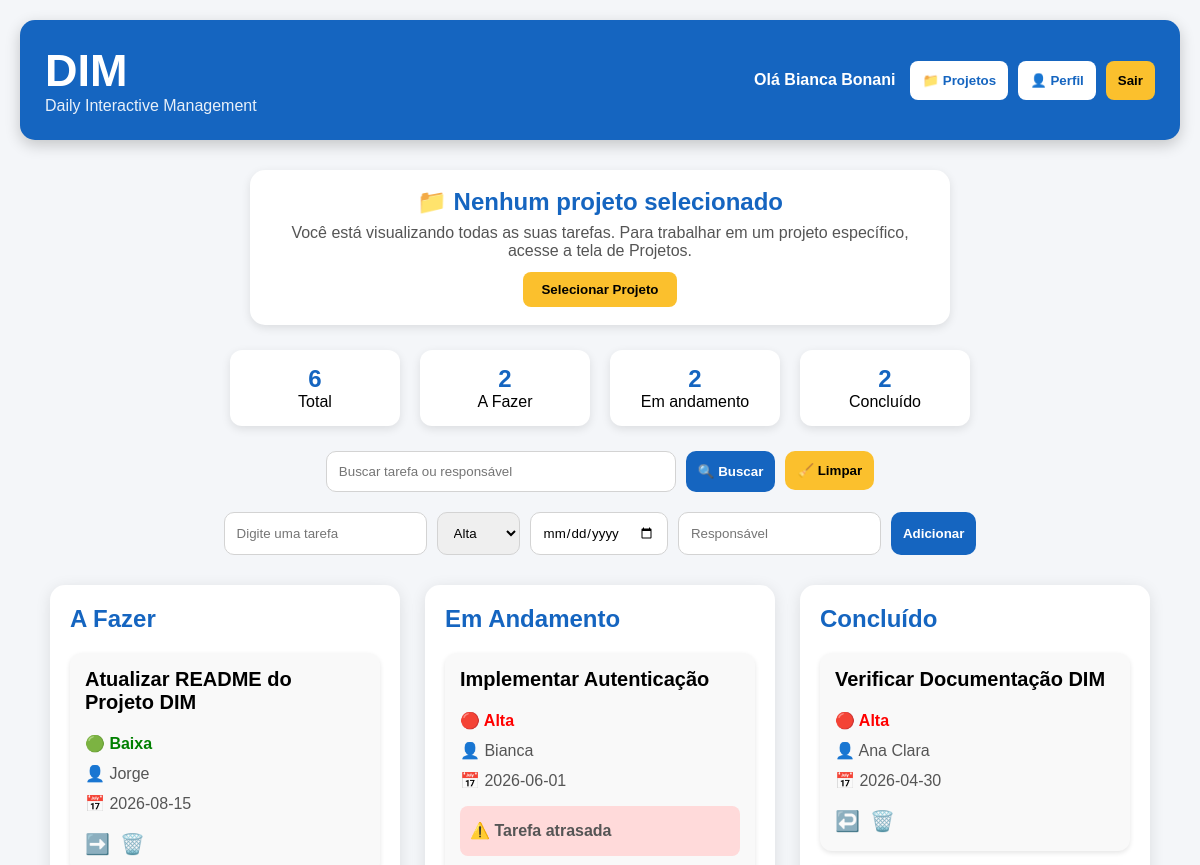
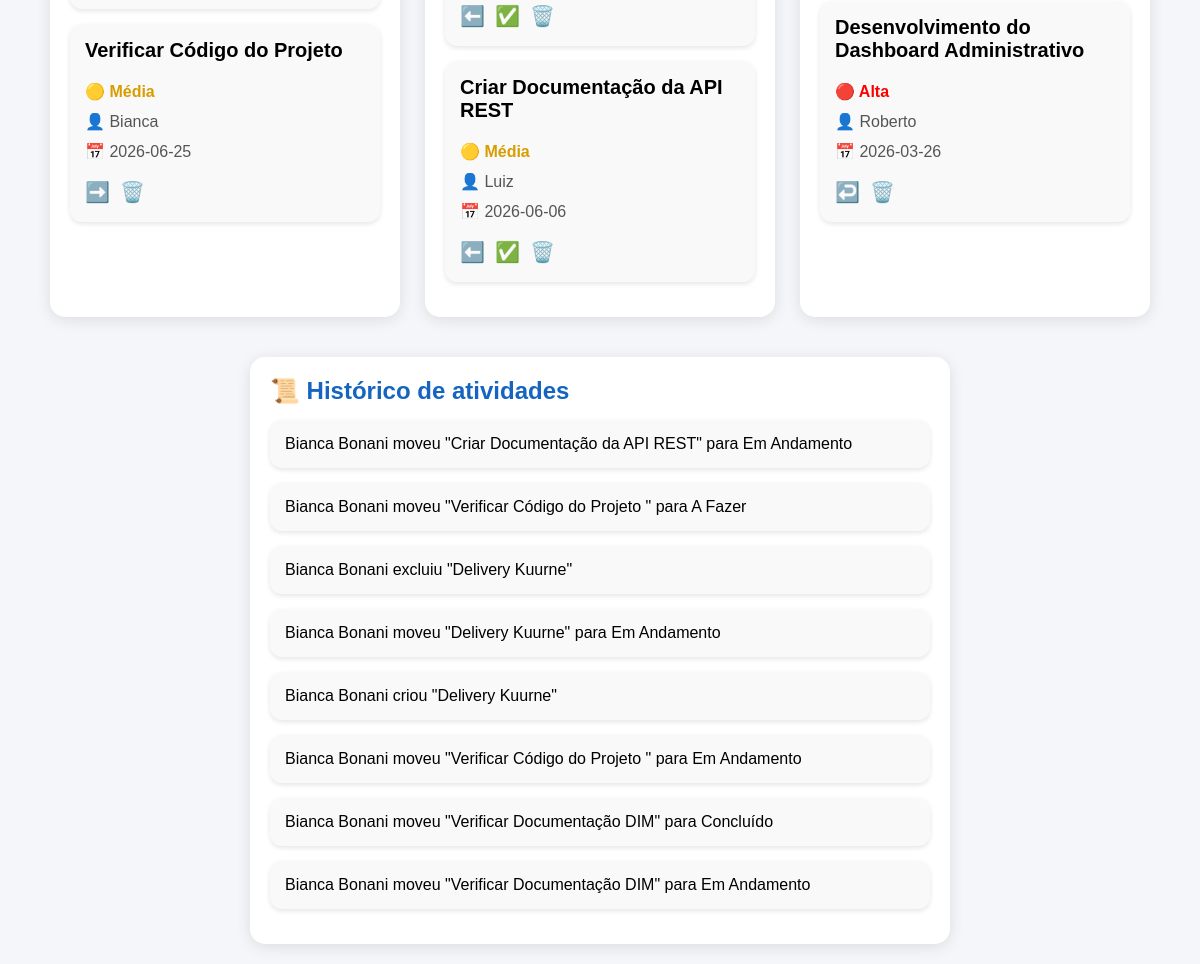
/dashboard (signed in), run on an earlier commit of the app's database (2 pictures, top to bottom).
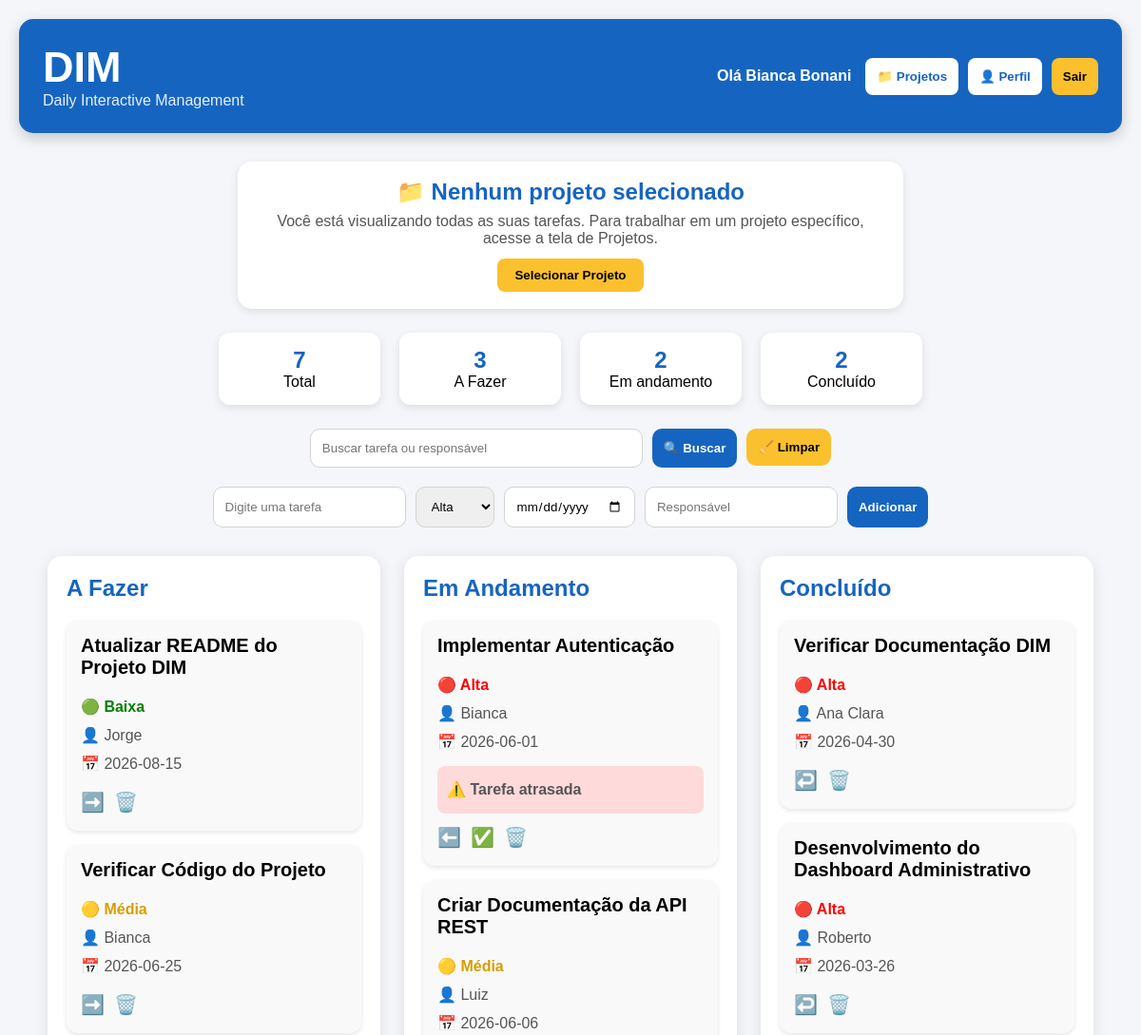
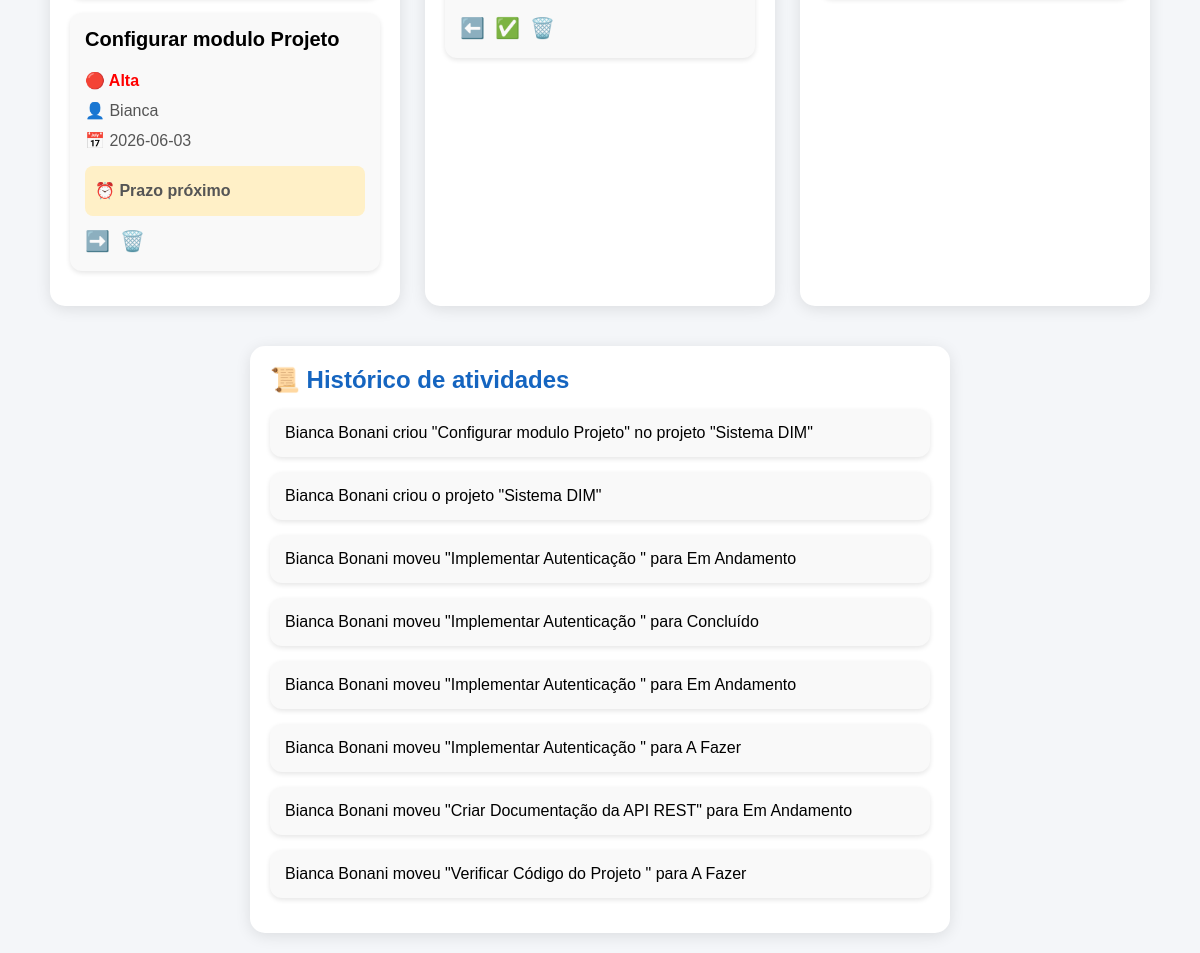
And on a later commit of the database (2 pictures, top to bottom).
### tables this page shows
CREATE TABLE tarefas(
                id INTEGER PRIMARY KEY AUTOINCREMENT,
                tarefa TEXT
            , status TEXT DEFAULT 'A Fazer', usuario_id INTEGER, prioridade TEXT DEFAULT 'Média', prazo TEXT, responsavel TEXT, projeto_id INTEGER);

CREATE TABLE historico(
        id INTEGER PRIMARY KEY AUTOINCREMENT,
        mensagem TEXT
    );

### app.py (the view, shortened to what this page needs)
@app.route("/dashboard", methods=["GET", "POST"])
def dashboard():
    if "usuario_id" not in session:
        return redirect("/login")
    conexao = get_db()
    cursor = conexao.cursor()
    cursor.execute("""
    CREATE TABLE IF NOT EXISTS historico(
        id INTEGER PRIMARY KEY AUTOINCREMENT,
        mensagem TEXT
    )
    """)
    cursor.execute("""
    CREATE TABLE IF NOT EXISTS projetos(
        id INTEGER PRIMARY KEY AUTOINCREMENT,
        nome TEXT NOT NULL,
        descricao TEXT,
        gerente_id INTEGER NOT NULL
    )
    """)
    projeto_id = session.get("projeto_id")
    projeto_nome = session.get("projeto_nome")
    busca = request.args.get("busca", "")
    if projeto_id:
        cursor.execute("""
        SELECT
            id,
            tarefa,
            status,
            usuario_id,
            prioridade,
            prazo,
            responsavel
        FROM tarefas
        WHERE usuario_id=?
        AND projeto_id=?
        """, (
            session["usuario_id"],
            projeto_id
        ))
    else:
        cursor.execute("""
        SELECT
            id,
            tarefa,
            status,
            usuario_id,
            prioridade,
            prazo,
            responsavel
        FROM tarefas
        WHERE usuario_id=?
        """, (
            session["usuario_id"],
        ))
    tarefas = cursor.fetchall()
    tarefas_novas = []
    hoje = date.today()
    for tarefa in tarefas:
        tarefa = list(tarefa)
        atrasada = False
        proximo = False
        if tarefa[5]:
            try:
                prazo = datetime.strptime(
                    tarefa[5],
                    "%Y-%m-%d"
                ).date()
                if prazo < hoje and tarefa[2] != "Concluído":
                    atrasada = True
                elif hoje <= prazo <= hoje + timedelta(days=2):
                    proximo = True
            except:
                pass
        tarefa.append(atrasada)
        tarefa.append(proximo)
        tarefas_novas.append(tarefa)
    tarefas = tarefas_novas
    total = len(tarefas)
    fazer = len([t for t in tarefas if t[2] == "A Fazer"])
    andamento = len([t for t in tarefas if t[2] == "Em Andamento"])
    concluido = len([t for t in tarefas if t[2] == "Concluído"])
    cursor.execute("""
    SELECT *
    FROM historico
    ORDER BY id DESC
    LIMIT 8
    """)
    historico = cursor.fetchall()
    conexao.close()
    return render_template(
        "dashboard.html",
        tarefas=tarefas,
        historico=historico,
        busca=busca,
        total=total,
        fazer=fazer,
        andamento=andamento,
        concluido=concluido,
        projeto_nome=projeto_nome
    )

### app.py (called while the page is built)
def get_db():
    conexao = sqlite3.connect("dim.db")
    return conexao

### templates/dashboard.html (shortened to what this page needs)
<!DOCTYPE html>
<html lang="pt-BR">
<head>
</head>
<body>
<div class="topo">
<div class="logo">
<h1>DIM</h1>
<p>Daily Interactive Management</p>
</div>
<div class="usuario-topo">
<span>Olá {{session["nome"]}}</span>
<div class="menu-botoes">
<a href="/projetos">
<button class="btn-projetos">
📁 Projetos
</button>
</a>
<a href="/perfil">
<button class="btn-perfil">
👤 Perfil
</button>
</a>
<a href="/logout">
<button class="btn-sair">
Sair
</button>
</a>
</div>
</div>
</div>
<div class="projeto-atual">
{% if projeto_nome %}
<h2>📁 Projeto atual: {{ projeto_nome }}</h2>
<p>
As tarefas exibidas abaixo pertencem ao projeto selecionado.
</p>
<a href="/limpar_projeto">
<button>
Ver todas as tarefas
</button>
</a>
{% else %}
<h2>📁 Nenhum projeto selecionado</h2>
<p>
Você está visualizando todas as suas tarefas. Para trabalhar em um projeto específico, acesse a tela de Projetos.
</p>
<a href="/projetos">
<button>
Selecionar Projeto
</button>
</a>
{% endif %}
</div>
<div class="estatisticas">
<div class="stat">
<h2>{{total}}</h2>
<p>Total</p>
</div>
<div class="stat">
<h2>{{fazer}}</h2>
<p>A Fazer</p>
</div>
<div class="stat">
<h2>{{andamento}}</h2>
<p>Em andamento</p>
</div>
<div class="stat">
<h2>{{concluido}}</h2>
<p>Concluído</p>
</div>
</div>
<form method="GET" class="busca">
<input
type="text"
name="busca"
value="{{busca}}"
placeholder="Buscar tarefa ou responsável">
<button type="submit">
🔍 Buscar
</button>
<a href="/dashboard">
<button type="button" class="limpar">
🧹 Limpar
</button>
</a>
</form>
<form method="POST" class="formulario">
<input
type="text"
name="tarefa"
placeholder="Digite uma tarefa">
<select name="prioridade">
<option>Alta</option>
</select>
<input
type="date"
name="prazo">
<input
type="text"
name="responsavel"
placeholder="Responsável">
<button>
Adicionar
</button>
</form>
<div class="kanban">
{% for coluna in ["A Fazer","Em Andamento","Concluído"] %}
<div class="coluna">
<h2>{{coluna}}</h2>
{% for tarefa in tarefas %}
{% if tarefa[2]==coluna %}
<div class="card">
<b>
{{tarefa[1]}}
</b>
<div class="info">
{% if tarefa[4]=="Alta" %}
<div class="prioridade-alta">
🔴 Alta
</div>
{% elif tarefa[4]=="Média" %}
<div class="prioridade-media">
🟡 Média
</div>
{% else %}
<div class="prioridade-baixa">
🟢 Baixa
</div>
{% endif %}
👤 {{tarefa[6]}}
<br>
📅 {{tarefa[5]}}
{% if tarefa[8] %}
<div class="proximo">
⏰ Prazo próximo
</div>
{% endif %}
{% if tarefa[7] %}
<div class="atrasada">
⚠️ Tarefa atrasada
</div>
{% endif %}
<div class="acoes">
{% if coluna=="A Fazer" %}
<a href="/mudar/{{tarefa[0]}}/Em Andamento" title="Mover para Em Andamento">
➡️
</a>
{% elif coluna=="Em Andamento" %}
<a href="/mudar/{{tarefa[0]}}/A Fazer" title="Voltar para A Fazer">
⬅️
</a>
<a href="/mudar/{{tarefa[0]}}/Concluído" title="Mover para Concluído">
✅
</a>
{% elif coluna=="Concluído" %}
<a href="/mudar/{{tarefa[0]}}/Em Andamento" title="Voltar para Em Andamento">
↩️
</a>
{% endif %}
<a href="/excluir/{{tarefa[0]}}" title="Excluir tarefa">
🗑️
</a>
</div>
</div>
</div>
{% endif %}
{% endfor %}
</div>
{% endfor %}
</div>
<div class="historico">
<h2>
📜 Histórico de atividades
</h2>
{% for item in historico %}
<div class="card">
{{item[1]}}
</div>
{% endfor %}
</div>
</body>
</html>

### templates/dashboard.html (style rules this page uses)
* { margin:0; padding:0; box-sizing:border-box; font-family:Arial; }
body { background:#f4f6f9; padding:20px; }
.topo { background:#1565C0; color:white; padding:25px; border-radius:15px; display:flex; justify-content:space-between; align-items:center; margin-bottom:30px; box-shadow:0px 5px 15px rgba(0,0,0,0.2); }
.logo h1 { font-size:45px; }
.logo p { font-size:16px; opacity:0.9; }
.usuario-topo { display:flex; align-items:center; gap:15px; }
.usuario-topo span { font-size:16px; font-weight:bold; }
.menu-botoes { display:flex; gap:10px; }
.menu-botoes a { text-decoration:none; }
.btn-projetos { background:white; color:#1565C0; border:none; padding:12px; border-radius:8px; font-weight:bold; cursor:pointer; }
.btn-perfil { background:white; color:#1565C0; border:none; padding:12px; border-radius:8px; font-weight:bold; cursor:pointer; }
.btn-sair { background:#FBC02D; color:black; border:none; padding:12px; border-radius:8px; font-weight:bold; cursor:pointer; }
.projeto-atual { background:white; width:700px; margin:0 auto 25px auto; padding:18px; border-radius:15px; box-shadow:0px 3px 10px rgba(0,0,0,0.1); text-align:center; }
.projeto-atual h2 { color:#1565C0; margin-bottom:8px; }
.projeto-atual p { color:#555; }
.projeto-atual a { text-decoration:none; }
.projeto-atual button { margin-top:12px; background:#FBC02D; color:black; border:none; padding:10px 18px; border-radius:8px; font-weight:bold; cursor:pointer; }
.estatisticas { display:flex; justify-content:center; gap:20px; margin-bottom:25px; }
.stat { background:white; padding:15px; width:170px; text-align:center; border-radius:12px; box-shadow:0px 3px 10px rgba(0,0,0,0.1); }
.stat h2 { color:#1565C0; }
.busca { display:flex; justify-content:center; gap:10px; margin-bottom:20px; }
.busca input { padding:12px; width:350px; border-radius:10px; border:1px solid lightgray; }
.busca button { background:#1565C0; color:white; border:none; padding:12px; border-radius:10px; font-weight:bold; cursor:pointer; }
.busca .limpar { background:#FBC02D; color:black; }
.formulario { display:flex; justify-content:center; gap:10px; margin-bottom:30px; }
.formulario input, .formulario select { padding:12px; border-radius:10px; border:1px solid lightgray; }
.formulario button { background:#1565C0; color:white; border:none; padding:12px; border-radius:10px; font-weight:bold; cursor:pointer; }
.kanban { display:flex; gap:25px; justify-content:center; }
.coluna { background:white; width:350px; padding:20px; border-radius:15px; box-shadow:0px 3px 15px rgba(0,0,0,0.1); }
.coluna h2 { margin-bottom:20px; color:#1565C0; }
.card { background:#f9f9f9; padding:15px; border-radius:12px; margin-bottom:15px; box-shadow:0px 2px 5px rgba(0,0,0,0.1); }
.card b { font-size:20px; }
.info { margin-top:15px; color:#555; line-height:30px; }
.prioridade-alta { color:red; font-weight:bold; }
.prioridade-media { color:#d79d00; font-weight:bold; }
.prioridade-baixa { color:green; font-weight:bold; }
.atrasada { background:#ffdada; padding:10px; margin-top:10px; border-radius:8px; font-weight:bold; }
.proximo { background:#fff0c7; padding:10px; margin-top:10px; border-radius:8px; font-weight:bold; }
.acoes { display:flex; gap:10px; margin-top:10px; }
.acoes a { text-decoration:none; font-size:20px; }
.historico { width:700px; margin:auto; margin-top:40px; background:white; padding:20px; border-radius:15px; box-shadow:0px 3px 15px rgba(0,0,0,0.1); }
.historico h2 { color:#1565C0; margin-bottom:15px; }

What changed in the data, as far as the page shows it:
no longer on this page (row unchanged): historico: mensagem "Bianca Bonani excluiu \"Delivery Kuurne\""
no longer on this page (row unchanged): historico: mensagem "Bianca Bonani moveu \"Delivery Kuurne\" para Em Andamento"
no longer on this page (row unchanged): historico: mensagem "Bianca Bonani criou \"Delivery Kuurne\""
no longer on this page (row unchanged): historico: mensagem "Bianca Bonani moveu \"Verificar Código do Projeto \" para Em Andamento"
no longer on this page (row unchanged): historico: mensagem "Bianca Bonani moveu \"Verificar Documentação DIM\" para Concluído"
no longer on this page (row unchanged): historico: mensagem "Bianca Bonani moveu \"Verificar Documentação DIM\" para Em Andamento"
added tarefas: tarefa "Configurar modulo Projeto", prioridade "🔴 Alta", responsavel "Bianca", prazo "2026-06-03", shows "⏰ Prazo próximo", shown under "A Fazer"
added historico: mensagem "Bianca Bonani criou \"Configurar modulo Projeto\" no projeto \"Sistema DIM\""
added historico: mensagem "Bianca Bonani criou o projeto \"Sistema DIM\""
added historico: mensagem "Bianca Bonani moveu \"Implementar Autenticação \" para Em Andamento"
added historico: mensagem "Bianca Bonani moveu \"Implementar Autenticação \" para Concluído"
added historico: mensagem "Bianca Bonani moveu \"Implementar Autenticação \" para Em Andamento"
added historico: mensagem "Bianca Bonani moveu \"Implementar Autenticação \" para A Fazer"
Also different on the page:
{{ total }}: "6" → "7"
{{ fazer }}: "2" → "3"
